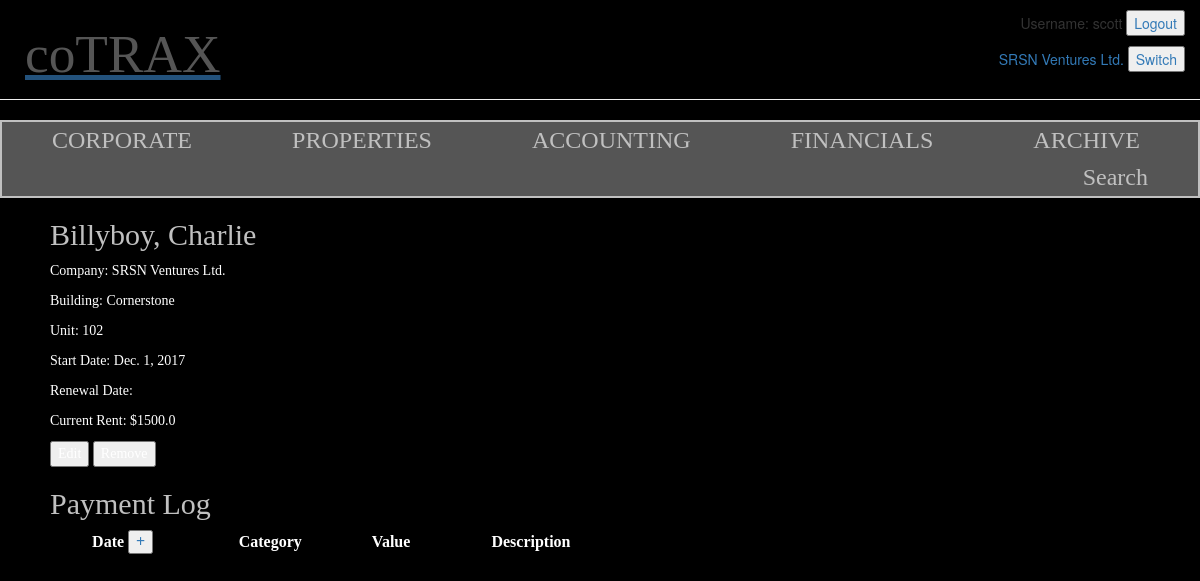
Screenshot of /1/properties/1/unit/28/tenant/27/ (signed in) with the database file from the repository.
### reco/models.py (models this page shows, shortened)
class Account_Holder(models.Model):
    name = models.CharField(max_length=100)
    entry_by = models.ForeignKey('auth.User',default='')
    address = models.CharField(max_length=200)
    city = models.CharField(max_length=50)
    province = models.ForeignKey('Province')
    postalcode = models.CharField(max_length=50)

class Tenants(models.Model):
    lname = models.CharField(max_length=100, null=True)
    fname = models.CharField(max_length=100, null=True)
    tenant_bday = models.DateField()
    building = models.ForeignKey('Buildings',default=None)
    unit = models.ForeignKey('Units')
    start_date = models.DateField(default=timezone.now)
    contract_renewal = models.DateField(default=timezone.now)
    moveout_date = models.DateField(null=True, blank=True)
    current_rent = models.FloatField()

class Buildings(models.Model):
    owner = models.ForeignKey('Account_Holder',null=True)
    building_type = models.ForeignKey('Building_Category',default='')
    name = models.CharField(max_length=50)
    legal_description = models.CharField(max_length=200)
    address = models.CharField(max_length=100)
    city = models.CharField(max_length=50)
    province = models.ForeignKey('Province')
    postalcode = models.CharField(max_length=10)
    year_built = models.IntegerField()
    purchase_date = models.DateField(null=True)
    purchase_price = models.FloatField(null=True)

class Units(models.Model):
    roomnumber = models.CharField(max_length=20)
    building = models.ForeignKey('Buildings')
    sqft = models.IntegerField()
    bedrooms = models.IntegerField(null=True)
    description = models.TextField(null=True)

### reco/views.py (the view)
# urls.py: url(r'^(?P<pk>[0-9]+)/properties/(?P<pk1>[0-9]+)/unit/(?P<pk2>[0-9]+)/tenant/(?P<pk3>[0-9]+)/$', views.tenant_detail, name='tenant_detail'),
@login_required
def tenant_detail(request, pk, pk1, pk2, pk3):
    company = get_object_or_404(Account_Holder, pk=pk)
    unit = get_object_or_404(Units, pk=pk2)
    building = get_object_or_404(Buildings, pk=pk1)
    tenant = get_object_or_404(Tenants, pk=pk3)
    payments = Tenant_Payments.objects.filter(tenant__pk=pk3).order_by('-date')
    return render(request, 'reco/tenant_details.html', {'company':company, 'unit': unit, 'tenant': tenant, 'building': building, 'payments': payments})

### reco/templates/reco/tenant_details.html (shortened to what this page needs)
{% extends 'reco/base.html' %}
{% block content %}
        <h2>{{ tenant.lname }}, {{ tenant.fname }}</h2>
        <p>Company: <a href="{% url 'reco:company_home' pk=company.id %}">{{ company.name }}</p>
        <p>Building: <a href="{% url 'reco:building_detail' pk=company.id pk1=unit.building.id %}">{{ building.name }}</p>
	<p>Unit: <a href="{% url 'reco:unit_detail' pk=company.id pk1=unit.building.id pk2=unit.id %}">{{ unit.roomnumber }}</p>
	<p>Start Date: {{ tenant.start_date }}</p>
	<p>Renewal Date: {{ tenant.renew_date }}</p>
	<p>Current Rent: ${{ tenant.current_rent }}</p>
	<p><button type="button">Edit</button> <button type="button">Remove</button></p>
	<h2>Payment Log</h2>
	<table style="width:50%">
            <tr>
                <th>Date <button type="button"><a href="{% url 'reco:add_tenant_payment' pk=company.id pk1=unit.building.id pk2=unit.id pk3=tenant.id %}">+</button></th>
                <th>Category</th>
                <th>Value</th>
                <th>Description</th>
            </tr>
        </table>
    {% endblock %}

### reco/templates/reco/base.html (shortened to what this page needs)
{% load staticfiles %}
<html>
    <head>
        <link rel="stylesheet" href="//maxcdn.bootstrapcdn.com/bootstrap/3.2.0/css/bootstrap.min.css">
        <link rel="stylesheet" href="//maxcdn.bootstrapcdn.com/bootstrap/3.2.0/css/bootstrap-theme.min.css">
        <link rel="stylesheet" href="{% static 'css/reco.css' %}">
    </head>
    <body>
            <div class="userbar">
                <ul>
                {% if user.is_authenticated %}
                    <li>Username: {{ user.username }} <button type="button"><a href="{% url 'logout' %}">Logout</button></li>
                    <li>{{ company.name }} <button type="button"><a href="{% url 'reco:company_select' %}">Switch</button></li>
                {% else %}
                    <li>Registered User? <button type="button"><a href="{% url 'login' %}">Login</button></li>
                    <li>New User? Register</li>
                {% endif %}
                </ul>
            </div>
        <div class="page-header">
            <h1>coTRAX</h1>
        </div>
        <div class="top-menu">
            <ul>
                <li><a href="{% url 'reco:company_home' pk=company.id %}">CORPORATE</li>
                <li><a href="{% url 'reco:buildings_list' pk=company.id %}">PROPERTIES</li>
                <li><a href="{% url 'reco:accounting_overview' pk=company.id %}">ACCOUNTING</li>
                <li><a href="{% url 'reco:financials_view' pk=company.id %}">FINANCIALS</li>
                <li><a href="{% url 'reco:archive_view' pk=company.id %}">ARCHIVE</li>
                <li style="float:right"><a href="http://google.com" </a>Search</li>
            </ul>
        </div>
	<div class="content">
            {% block content %}
            {% endblock %}
	</div>
   </body>
</html>

### reco/static/css/reco.css (style rules this page uses)
.page-header { background-color: #36454fk; margin-top: 0; padding: 5px 5px 5px 5px; }
.page-header h1, .page-header h1 a, .page-header h1 a:visited, .page-header h1 a:active { color: #555; font-size: 40pt; font-family: Verdana; margin-left: 20px; text-decoration: none; }
.userbar ul { list-style-type: none; margin: 0; padding: 0; float: right; background-color: black; width: 25%; }
.userbar li { text-align:right; padding-top: 10px; padding-bottom: 0px; padding-right:15px; }
body { background: black; }
.top-menu ul { list-style-type: none; margin: 0; padding: 0; overflow: hidden; background-color: #555; border: 2px solid silver; }
.top-menu li { float: left; }
.top-menu li a { display: block; font-family: Verdana; font: 18pt bold; color: silver; text-align: center; padding: 0px 50px; margin-top: 5px; margin-bottom: 5px; text-decoration: none; }
.content { margin-left: 50px; font-family: Verdana; color: white; }
.content p, .content p a { color: white; text-decoration: none; }
.content h2, .content h2 a { color: silver; font-family: Verdana; font: 16pt; text-decoration: none; }
th, td, td a { color: white; text-align: center; }

### rows the page displays
Account_Holder: name "SRSN Ventures Ltd."
Tenants: lname "Billyboy", fname "Charlie", start_date "Dec. 1, 2017", current_rent "1500.0"
Buildings: name "Cornerstone"
Units: roomnumber "102"

### other values shown
{{ user.username }} "scott"
